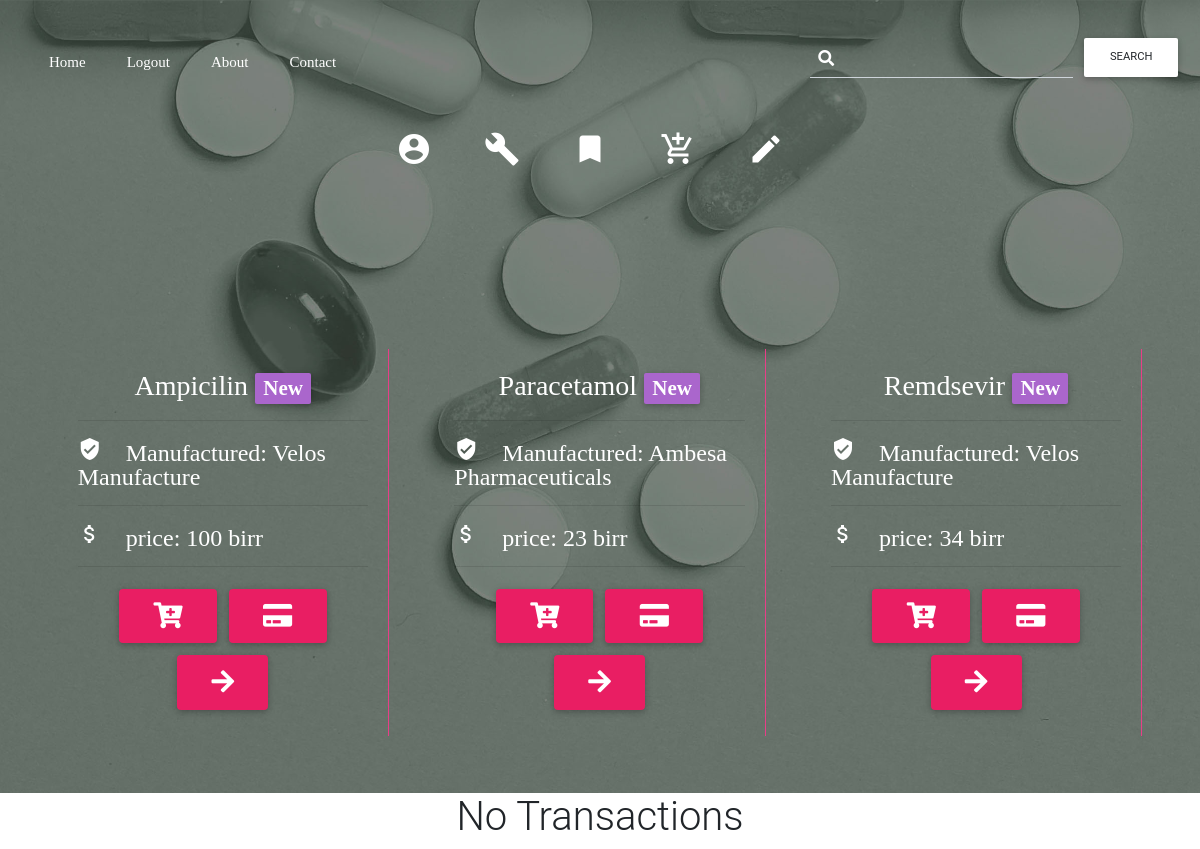
The app's page / (signed in), older data.
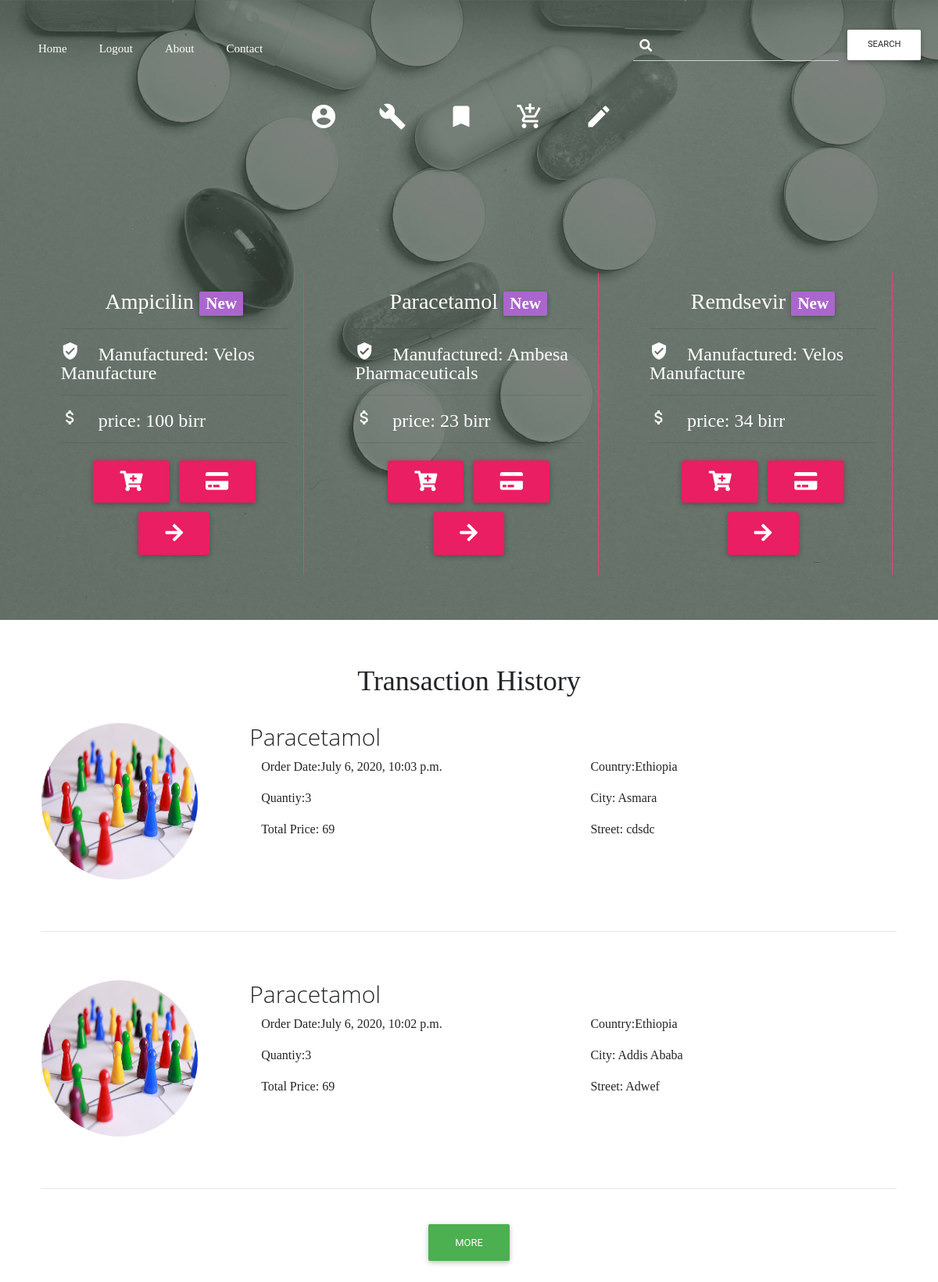
The same page, newer data.
### PharmaClients/models.py (models this page shows, shortened)
class DrugList(models.Model):
    Drug_name = models.CharField(max_length=255)
    Drug_Expiry = models.DateTimeField()
    Drug_Manufacturer = models.CharField(max_length = 255)
    Preview = models.ImageField()
    Drug_type = models.CharField(max_length=255)
    price = models.IntegerField(default=1)
    DateAdded = models.DateTimeField(auto_now=True)

class DrugOrder(models.Model):
    Drug_name = models.ForeignKey(DrugList, on_delete=models.CASCADE, related_name='Order')
    Order_Date = models.DateTimeField(auto_now=True)
    Ordered_By = models.ForeignKey(User, on_delete=models.CASCADE, related_name='Order')
    Quantity = models.IntegerField(null=False)
    TotalPrice = models.IntegerField(null=False, default=1)
    Deliveries = models.OneToOneField(Delivery, on_delete=models.CASCADE, related_name='Deli')

class Delivery(models.Model):
    Country_Choice = (
    ('Ethiopia', "Ethiopia"),
    ('Kenya', 'Kenya'),
    ('Djbouti', 'Djbouti'),
    ('Somalia', 'Somalia'),
    ('Sudan',  'Sudan'),
    ('South Sudan', 'South Sudan'),
    ('Eritrea', 'Eritrea')
    )
    Country = models.CharField(choices=Country_Choice, max_length=30, null=False)
    City = models.CharField(max_length=100, null=False,)
    Street_Name = models.CharField(max_length=200, null=False,)
    House_No = models.IntegerField(null=False)

### PharmaClients/views.py (the view)
# urls.py: path('', HomePageView.as_view(), name = 'home'),
class HomePageView(View):
    model = DrugList
    template_name = 'index.html'
    def get(self, request):
        if not request.user.is_anonymous:
            OrderHistory = DrugOrder.objects.filter(Ordered_By=request.user).order_by('-Order_Date')[0:2]
            Drugs = DrugList.objects.order_by('-DateAdded')[0:3]
            isAvail = False
            if len(OrderHistory) > 0:
                isAvail = True
            return render(request, self.template_name, {'history':OrderHistory, 'DrugList':Drugs, 'display':isAvail})
        else:
            return render(request, self.template_name)

### templates/index.html (shortened to what this page needs)
{% extends 'base.html' %}
{% load static %}
{% block content %}
   {% if not user.is_authenticated %}
     <div class = "container-fluid" style="padding:0%;">
    <div class = "TopMenu">
        <div class = "row justify-content-center">
            <div class = "col-lg-8 col-md-6 col-sm-6">
              <h1 class = "BigHeader"> DREW PHARMACY </h1>
            </div>
            <div class = "col-lg-6 col-md-6 col-sm-12 col-xs-12">
                <p> Welcome to Sudo Pharmacy an online pharmacy to deliver quality products to our users. you can search for over
                    5,000 drugs to be delivered where you are when you need it.
                </p>
                <div class = "row justify-content-center">
                  <button class = "btn pink" style = "color: white !important;">Get started</button>
                </div>
            </div>
      </div>
    </div>
     </div>
     <div class = "container-fluid" style="padding:0%;">
     <div class = "row" id = "infoRow">
         <div class = "col-lg-4 col-md-4 col-sm-12 col-xs-12">
             <div class = "card  myCard  bg-transparent">
                 <div class = "row justify-content-center">
                     <img class = "card-img-top w-25 h-25" src = "{% static 'Image/icon1.png' %}">
                 </div>
                <div class = "card-body">
                    <h5 class = "card-title" style = "text-align:center">Login</h5>
                    <p style = "font-family:'Open Sans';text-align:center;" class = "card-text">Login to order, and buy drugs. if you have an account we have 50% discount to our members.</p>
                    <div class = "row justify-content-center">
                     <a href = "{% url 'login' %}"  style = "text-align:center;color:white;" class = "btn pink">Login</a>
                    </div>
                </div>
             </div>
         </div>
         <div class = "col-lg-4 col-md-4 col-sm-12 col-xs-12">
            <div class = "card myCard  bg-transparent">
             <div class = "row justify-content-center">
                 <img class = "card-img-top w-25 h-25" src = "{% static 'Image/icon2.png' %}">
             </div>
               <div class = "card-body">
                   <h5 class = "card-title" style = "text-align:center">Signup</h5>
                   <p style = "font-family:'Open Sans';text-align:center;" class = "card-text">if you don't have an account please signup to become a member and get premium services from us.</p>
                   <div class = "row justify-content-center">
                     <a href = "{% url 'signup' %}"  style = "text-align:center;color:white;" class = "btn pink">Signup</a>
                    </div>
               </div>
            </div>
        </div>
        <div class = "col-lg-4 col-md-4 col-sm-12 col-xs-12">
          <div class = "card bg-transparent myCard">
             <div class = "row justify-content-center">
                 <img class = "card-img-top w-25 h-25" src = "{% static 'Image/icon3.png' %}">
             </div>
            <div class = "card-body">
                <h5 class = "card-title" style = "text-align:center">Online Pharmacy</h5>
                <p class = "card-text" style = "font-family:'Open Sans';text-align:center;">if you own a pharmacy and want to incorporate our system contact us here.</p>
                <div class = "row justify-content-center">
                 <a href = "#"  style = "text-align:center;color:white;" class = "btn pink">Contact</a>
                </div>
            </div>
          </div>
       </div>
     </div>
     <div class = "row trialBG">
     </div>
     </div>
    {% else %}
      {% include 'snippets/AccountHeader.html' %}
      <div class = "container-fluid">
        <div class = "row justify-content-center scroll">
          {% for Drug in DrugList %}
             <div class = "col-lg-4 col-md-6 col-sm-12">
                <div class = "card">
                     <div class = "card-body mainCard">
                       <h3 class = "card-title"> {{Drug.Drug_name}} <span class="badge badge-secondary ml-auto">New</span></h3>
                       <hr>
                       <p class = "card-text lead"> <span class = "material-icons" style="display:inline;margin-right:24px;">verified_user</span>Manufactured: {{Drug.Drug_Manufacturer}}</p>
                       <hr>
                       <p class = "card-text lead"> <span class = "material-icons" style="display:inline;margin-right:24px;">attach_money</span>price: {{Drug.price}} birr</p>
                       <hr>
                       <div class = "row justify-content-center">
                        <a class = "btn rounded pink" style ="color:white !important;"><i class = "fas fa-2x fa-cart-plus"></i></a>
                        <a  href = "{% url 'Order' Drug.id  %}" class = "btn rounded pink" style ="color:white !important;"><i class = "fas fa-2x fa-credit-card"></i></a>
                        <a class = "btn rounded pink" style ="color:white !important;"><i class = "fas fa-2x fa-arrow-right"></i></a>
                       </div>
                     </div>
                </div>
            </div>
          {% endfor %}
        </div>
      </div>
   {% endif %}
{% endblock content %}
{% block SecondContent %}
  {% if user.is_authenticated %}
    {% if display %}
    <div class = "container">
      <div class = "row justify-content-center">
          <h5 style="font-family:'Montserrat'; font-size:36px; font-weight:500; margin-top:5%;" > Transaction History </h5>
      </div>
    </div>
    <div class = "container-fluid historyRow">
        {% for order in history %}
            <div class = "container" style = "padding:2%;">
              <div class = "row">
                  <div class = "col-lg-3">
                      <img src = "media/{{order.Drug_name.Preview}}" class = "rounded-circle" width = 200px height = 200>
                  </div>
                  <div class = "col-lg-9">
                      <div class = "row">
                          <h1 style = "font-family:'Open Sans'; font-size:30px;">{{order.Drug_name.Drug_name}}</h1>
                      </div>
                      <div class = "row">
                          <div class = "col-lg-6 transInfo">
                                <p>Order Date:{{order.Order_Date}}</p>
                                <p>Quantiy:{{order.Quantity}}</p>
                                <p>Total Price: {{order.TotalPrice}}</p>
                          </div>
                          <div class = "col-lg-6 transInfo">
                                <p>Country:{{order.Deliveries.Country}}</p>
                                <p>City: {{order.Deliveries.City}}</p>
                                <p>Street: {{order.Deliveries.Street_Name}}</p>
                          </div>
                      </div>
                  </div>
              </div>
              <hr style = "margin-top:6%;">
            </div>
          {% endfor %}
          <div class = "row justify-content-center">
             <button class = "btn green" style="color:white;">More</button>
          </div>
          {% else %}
                <div class = "row justify-content-center">
                    <h1>No Transactions</h1>
                </div>
            {% endif %}
     {% endif %}
    </div>
{% endblock SecondContent %}

### templates/base.html (shortened to what this page needs)
{% load static %}
<!DOCTYPE html>
<head>
    <link rel = "stylesheet" href = "{% static '/css/bootstrap.min.css' %}">
   <link rel = "stylesheet" href = "{% static '/css/mdb.min.css' %}">
    <link rel = "stylesheet" href = "{% static '/css/Config.css'%}">
    <link rel = "stylesheet" href = "{% static '/css/all.css' %}">
    <link rel = "stylesheet" href = "{% static '/css/fontawesome.css' %}">
    <link rel = "stylesheet" href = "{% static '/css/material-icons.css' %}">
</head>
<body>
    <div class = "body">
        <div class = "container-fluid" style="padding:0% !important;">
            <div class = "row">
                <div class = "col-lg-12 col-md-12 col-sm-12 col-xs-12" id = "sidebar">
                    <div id = "menuContainer">
                        <nav class="navbar navbar-expand-lg bg-transparent" style="box-shadow:none !important;">
                            <ul class = "navbar-nav mr-auto" id = "menuPlace">
                                <li class = "nav-item LinkText">
                                    <a  href = "{% url 'home' %}" class = "nav-link"> <p>Home</p></a>
                                </li>
                                {% if not user.is_authenticated %}
                                <li class = "nav-item LinkText">
                                    <a href = "{% url 'login' %}" class = "nav-link"><p>Login</p></a>
                                </li>
                                {% else %}
                                <li class = "nav-item LinkText">
                                    <a href = "{% url 'logout' %}" class = "nav-link"><p>Logout</p></a>
                                </li>
                                {% endif %}
                              <li class = "nav-item LinkText">
                                  <a href = "{% url 'about' %}" class = "nav-link"><p>About</p></a>
                              </li>
                              <li class = "nav-item LinkText">
                                  <a href = "{% url 'contact' %}" class = "nav-link"> <p>Contact</p></a>
                              </li>
                            </ul>
                            <form action = "{% url 'search' %}">
                                <div class = "md-form form-inline input-with-pre-icon">
                                    <i class = "fas fa-search input-prefix" style="color:white;"></i>
                                    <input name = "searchText" type = "text" style = "color:white;" class = "form-control">
                                    <button type = "submit" class = "btn white btn-md" style = "text-align:center;">search</button>
                                </div>
                            </form>
                        </nav>
                    </div>
               </div>
               <div class = "col-lg-12 col-md-12 col-xs-12 col-sm-12">
                   {% block content %}
                   {% endblock content %}
               </div>
            </div>
        </div>
    </div>
    <div class = "secondContent">
        {% block SecondContent %}
        {% endblock SecondContent %}
    </div>
</body>

### templates/snippets/AccountHeader.html (shortened to what this page needs)
<div class = "container-fluid"  style="padding:0%;">
    <div class = "row">
        <div class = "col-lg-12 col-md-12">
          <nav class="navbar navbar-expand-lg bg-transparent" style="box-shadow:none !important;">
                 <ul class = "navbar-nav mx-auto" style="color:white;">
                     <li class = "nav-item profileItem">
                       <a href = "{% url 'Profile' %}" class = "nav-link"><span class = "material-icons">account_circle</span></a>
                     </li>
                     <li class = "nav-item profileItem">
                       <a href = '#' class = "nav-link"><span class = "material-icons">build</span></a>
                     </li>
                     <li class = "nav-item profileItem">
                      <a href = '#' class = "nav-link"><span class = "material-icons">bookmark</span></a>
                    </li>
                    <li class = "nav-item profileItem">
                      <a href = '#' class = "nav-link"><span class = "material-icons">add_shopping_cart</span></a>
                    </li>
                    <li class = "nav-item profileItem">
                      <a href = "{% url 'Edit' user.profile.pk %}" class = "nav-link"><span class = "material-icons">create</span></a>
                    </li>
                 </ul>
          </nav>
        </div>
    </div>
 </div>

### static/css/Config.css (style rules this page uses)
.body { background-image:url("../Image/BG9.jpg"); background-color: white; background-position: center; background-size: cover; background-position: bottom; height: auto; }
#menuPlace li { margin-top: 25px; font-family: "Montserrat"; font-size: 15px; color: white; margin-left: 25px; }
#menuPlace > li > a > p { font-weight: 400; color: white; }
.card-text { color: black !important; }
.profileItem a { color: white !important; font-family: "Montserrat"; font-size: 20px; color: white; font-weight: 400; }
.profileItem > a > span { font-size: 36px; margin-right: 36px; }
.scroll { display:flex; flex-wrap: nowrap; overflow-x:auto; margin-top: 100px; padding: 3%; }
.scroll .card { background-color: transparent !important; box-shadow: none; }
.scroll > div { padding: 2%; }
.mainCard h3 { font-family: "Source sans pro"; text-align: center; color:white; }
.mainCard p { font-family: "Source sans pro"; font-size: 24px !important; line-height: 1; color:white !important; }
.mainCard { border-color: #e83e88; border-right-style:solid; border-width: 1px; }
.historyRow { height: 100vh; }
.transInfo p { font-family: 'Source sans pro'; }

### static/css/all.css (style rules this page uses)
.fa, .fas, .far, .fal, .fab { -moz-osx-font-smoothing: grayscale; -webkit-font-smoothing: antialiased; display: inline-block; font-style: normal; font-variant: normal; text-rendering: auto; line-height: 1; }
.fa-2x { font-size: 2em; }
.fa-arrow-right:before { content: "\f061"; }
.fa-cart-plus:before { content: "\f217"; }
.fa-credit-card:before { content: "\f09d"; }
.fa-search:before { content: "\f002"; }
.fa, .fas { font-family: 'Font Awesome 5 Free'; font-weight: 900; }

Row changes from the older to the newer data that the page shows:
added DrugOrder: Drug_name.Preview (picture), Drug_name.Drug_name "Paracetamol", Order_Date "July 6, 2020, 10:03 p.m.", Quantity "3", TotalPrice "69", Deliveries.Country "Ethiopia", Deliveries.City "Asmara", Deliveries.Street_Name "cdsdc"
added DrugOrder: Drug_name.Preview (picture), Drug_name.Drug_name "Paracetamol", Order_Date "July 6, 2020, 10:02 p.m.", Quantity "3", TotalPrice "69", Deliveries.Country "Ethiopia", Deliveries.City "Addis Ababa", Deliveries.Street_Name "Adwef"
Text that changed along with them:
text no longer shown: "No Transactions"
text now shown: "Transaction History MORE"
